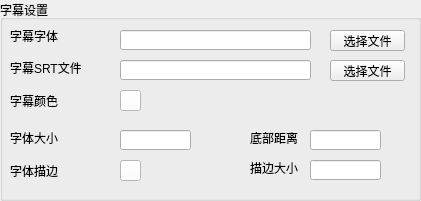
    <widget class="QGroupBox" name="groupBox_19">
     <property name="geometry">
      <rect>
       <x>440</x>
       <y>320</y>
       <width>421</width>
       <height>201</height>
      </rect>
     </property>
     <property name="title">
      <string>字幕设置</string>
     </property>
     <widget class="QLabel" name="label_125">
      <property name="geometry">
       <rect>
        <x>10</x>
        <y>30</y>
        <width>54</width>
        <height>12</height>
       </rect>
      </property>
      <property name="text">
       <string>字幕字体</string>
      </property>
     </widget>
     <widget class="QLabel" name="label_126">
      <property name="geometry">
       <rect>
        <x>10</x>
        <y>60</y>
        <width>71</width>
        <height>16</height>
       </rect>
      </property>
      <property name="text">
       <string>字幕SRT文件</string>
      </property>
     </widget>
     <widget class="QLabel" name="label_127">
      <property name="geometry">
       <rect>
        <x>10</x>
        <y>90</y>
        <width>54</width>
        <height>21</height>
       </rect>
      </property>
      <property name="text">
       <string>字幕颜色</string>
      </property>
     </widget>
     <widget class="QLabel" name="label_128">
      <property name="geometry">
       <rect>
        <x>10</x>
        <y>130</y>
        <width>54</width>
        <height>16</height>
       </rect>
      </property>
      <property name="text">
       <string>字体大小</string>
      </property>
     </widget>
     <widget class="QLabel" name="label_129">
      <property name="geometry">
       <rect>
        <x>10</x>
        <y>160</y>
        <width>54</width>
        <height>21</height>
       </rect>
      </property>
      <property name="text">
       <string>字体描边</string>
      </property>
     </widget>
     <widget class="QLabel" name="label_130">
      <property name="geometry">
       <rect>
        <x>250</x>
        <y>130</y>
        <width>54</width>
        <height>16</height>
       </rect>
      </property>
      <property name="text">
       <string>底部距离</string>
      </property>
     </widget>
     <widget class="QLabel" name="label_131">
      <property name="geometry">
       <rect>
        <x>250</x>
        <y>160</y>
        <width>54</width>
        <height>16</height>
       </rect>
      </property>
      <property name="text">
       <string>描边大小</string>
      </property>
     </widget>
     <widget class="QLineEdit" name="lineEdit_60">
      <property name="geometry">
       <rect>
        <x>120</x>
        <y>30</y>
        <width>191</width>
        <height>20</height>
       </rect>
      </property>
      <property name="focusPolicy">
       <enum>Qt::NoFocus</enum>
      </property>
     </widget>
     <widget class="QLineEdit" name="lineEdit_61">
      <property name="geometry">
       <rect>
        <x>120</x>
        <y>60</y>
        <width>191</width>
        <height>20</height>
       </rect>
      </property>
      <property name="focusPolicy">
       <enum>Qt::NoFocus</enum>
      </property>
     </widget>
     <widget class="QLineEdit" name="lineEdit_62">
      <property name="geometry">
       <rect>
        <x>120</x>
        <y>130</y>
        <width>71</width>
        <height>20</height>
       </rect>
      </property>
     </widget>
     <widget class="QLineEdit" name="lineEdit_63">
      <property name="geometry">
       <rect>
        <x>310</x>
        <y>130</y>
        <width>71</width>
        <height>20</height>
       </rect>
      </property>
     </widget>
     <widget class="QLineEdit" name="lineEdit_64">
      <property name="geometry">
       <rect>
        <x>310</x>
        <y>160</y>
        <width>71</width>
        <height>20</height>
       </rect>
      </property>
     </widget>
     <widget class="QToolButton" name="toolButton_20">
      <property name="geometry">
       <rect>
        <x>120</x>
        <y>90</y>
        <width>21</width>
        <height>21</height>
       </rect>
      </property>
      <property name="styleSheet">
       <string notr="true">background-color: rgb(255, 255, 255);</string>
      </property>
      <property name="text">
       <string/>
      </property>
     </widget>
     <widget class="QToolButton" name="toolButton_21">
      <property name="geometry">
       <rect>
        <x>120</x>
        <y>160</y>
        <width>21</width>
        <height>21</height>
       </rect>
      </property>
      <property name="styleSheet">
       <string notr="true">background-color: rgb(255, 255, 255);</string>
      </property>
      <property name="text">
       <string/>
      </property>
     </widget>
     <widget class="QPushButton" name="pushButton_33">
      <property name="geometry">
       <rect>
        <x>330</x>
        <y>30</y>
        <width>75</width>
        <height>21</height>
       </rect>
      </property>
      <property name="text">
       <string>选择文件</string>
      </property>
     </widget>
     <widget class="QPushButton" name="pushButton_34">
      <property name="geometry">
       <rect>
        <x>330</x>
        <y>60</y>
        <width>75</width>
        <height>21</height>
       </rect>
      </property>
      <property name="text">
       <string>选择文件</string>
      </property>
     </widget>
    </widget>
